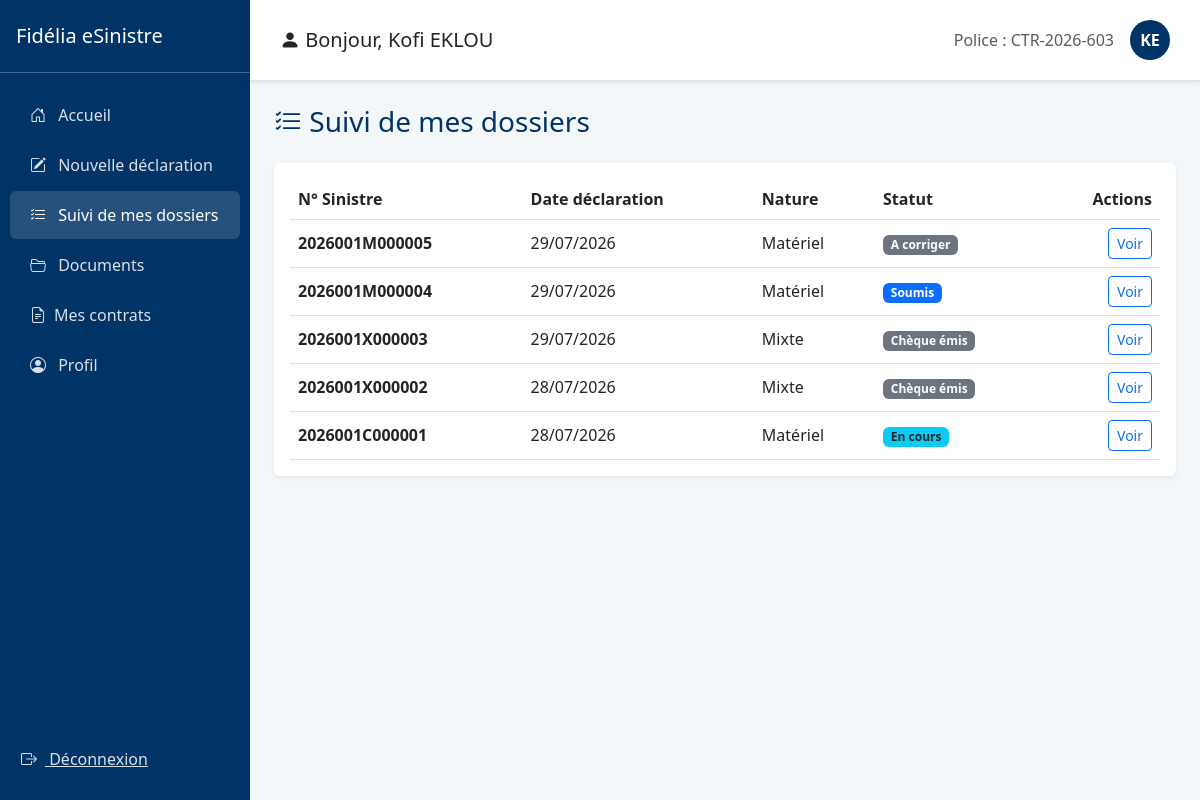
/sinistres/suivi/ (signed in), run on an earlier commit of the app's database.
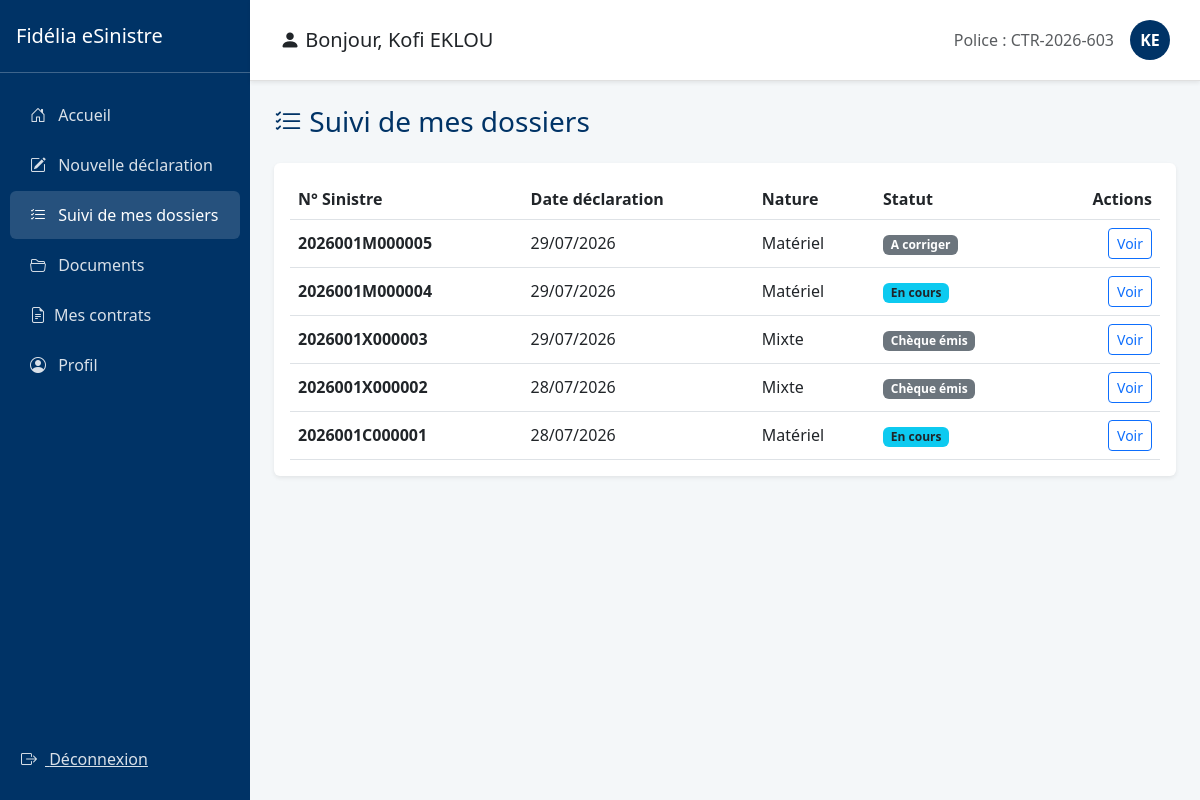
And on a later commit of the database.
### gestion_sinistres/models.py (models this page shows, shortened)
class Sinistre(models.Model):
    NATURE_CHOICES = [('C', 'Corporel'), ('M', 'Matériel'), ('X', 'Mixte')]
    STATUS_CHOICES = [
        ('SOUMIS', 'Soumis'),
        ('ATTENTE_COMPLEMENTS', 'En attente de compléments'),
        ('ATTENTE_VALIDATION', 'En attente de validation'),
        ('A_CORRIGER', 'A corriger'),
        ('EN_COURS', 'En cours'),
        ('CHEQUE_EMIS', 'Chèque émis'),
        ('CLOTURE', 'Clôturé'),
        ('SANS_SUITE', 'Sans suite'),
        ('REOUVERT', 'Réouvert'),
    ]
    nom_conducteur = models.CharField(max_length=100)
    immatriculation = models.CharField(max_length=50, blank=True, null=True, verbose_name="Immatriculation")
    numero_sinistre = models.CharField(max_length=20, unique=True)
    statut = models.CharField(max_length=30, choices=STATUS_CHOICES, default='SOUMIS')
    agent_traitant = models.CharField(max_length=100, blank=True, null=True)
    montant_estime = models.DecimalField(max_digits=12, decimal_places=2, default=0)
    prix_retenu = models.DecimalField(max_digits=12, decimal_places=2, null=True, blank=True)
    attestation_generee = models.BooleanField(default=False)
    date_attestation = models.DateTimeField(null=True, blank=True)
    date_cloture = models.DateTimeField(null=True, blank=True)
    indemnisation_validee = models.BooleanField(default=False)
    date_survenance = models.DateTimeField()
    date_declaration = models.DateTimeField(auto_now_add=True)
    heure_approximative = models.TimeField()
    circonstances = models.TextField()
    vehicule = models.ForeignKey(Vehicule, on_delete=models.CASCADE)
    region = models.ForeignKey(Region, on_delete=models.SET_NULL, null=True)
    commune = models.ForeignKey(Commune, on_delete=models.SET_NULL, null=True)
    ville = models.ForeignKey(Ville, on_delete=models.SET_NULL, null=True)
    quartier = models.CharField(max_length=150)
    nature = models.CharField(max_length=1, choices=NATURE_CHOICES)
    numero_point_vente = models.CharField(max_length=10, default="001")
    assure = models.ForeignKey(User, on_delete=models.CASCADE, related_name='sinistres')
    quittance = models.ForeignKey(Quittance, on_delete=models.SET_NULL, null=True, blank=True)
    lettre_derogation = models.FileField(upload_to='sinistres/derogations/', blank=True, null=True)
    autre_vehicule_implique = models.BooleanField(default=False)
    vehicule_adverse_immatriculation = models.CharField(max_length=50, blank=True, null=True)
    vehicule_adverse_marque = models.CharField(max_length=50, blank=True, null=True)
    vehicule_adverse_modele = models.CharField(max_length=50, blank=True, null=True)
    vehicule_adverse_compagnie = models.CharField(max_length=100, blank=True, null=True, verbose_name="Compagnie d'assurance (véhicule adverse)")
    nombre_blesses = models.PositiveSmallIntegerField(default=0)
    nombre_morts = models.PositiveSmallIntegerField(default=0)

### gestion_sinistres/views.py (the view)
# urls.py: path('suivi/', views.suivi_sinistres, name='suivi_sinistres'),
@login_required
def suivi_sinistres(request):
    sinistres = Sinistre.objects.filter(assure=request.user).order_by('-date_declaration')
    return render(request, 'suivi_sinistres.html', {'sinistres': sinistres})

### gestion_sinistres/templates/suivi_sinistres.html (shortened to what this page needs)
{% extends "base_assure.html" %}
{% block content %}
<h3 class="mb-4" style="color: #003366;"><i class="bi bi-list-check"></i> Suivi de mes dossiers</h3>
<div class="card shadow-sm border-0">
    <div class="card-body">
        {% if sinistres %}
        <table class="table table-hover align-middle mb-0">
            <thead>
                <tr>
                    <th>N° Sinistre</th>
                    <th>Date déclaration</th>
                    <th>Nature</th>
                    <th>Statut</th>
                    <th class="text-end">Actions</th>
                </tr>
            </thead>
            <tbody>
                {% for sinistre in sinistres %}
                <tr>
                    <td><strong>{{ sinistre.numero_sinistre }}</strong></td>
                    <td>{{ sinistre.date_declaration|date:"d/m/Y" }}</td>
                    <td>{{ sinistre.get_nature_display }}</td>
                    <td>
                        {% if sinistre.statut == 'SOUMIS' %}
                            <span class="badge bg-primary">{{ sinistre.get_statut_display }}</span>
                        {% elif sinistre.statut == 'ATTENTE_COMPLEMENTS' or sinistre.statut == 'ATTENTE_VALIDATION' %}
                            <span class="badge bg-warning text-dark">{{ sinistre.get_statut_display }}</span>
                        {% elif sinistre.statut == 'EN_COURS' %}
                            <span class="badge bg-info text-dark">{{ sinistre.get_statut_display }}</span>
                        {% elif sinistre.statut == 'CLOTURE' %}
                            <span class="badge bg-success">{{ sinistre.get_statut_display }}</span>
                        {% else %}
                            <span class="badge bg-secondary">{{ sinistre.get_statut_display }}</span>
                        {% endif %}
                    </td>
                    <td class="text-end">
                        <a href="{% url 'detail_sinistre' sinistre.id %}" class="btn btn-sm btn-outline-primary">
                            Voir
                        </a>
                    </td>
                </tr>
                {% endfor %}
            </tbody>
        </table>
        {% else %}
        <p class="text-muted text-center py-4">Vous n'avez encore déclaré aucun sinistre.</p>
        {% endif %}
    </div>
</div>
{% endblock %}

What changed in the data, as far as the page shows it:
changed Sinistre (number 2 of 5 on the later page): statut "Soumis" → "En cours"
